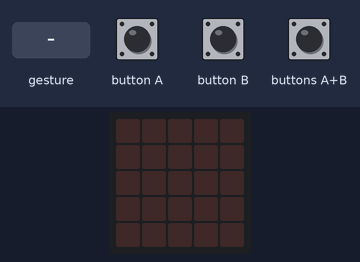
Recording of a program running on a simulated Calliope mini (MakeCode). Parts: the board's 5×5 LED display. The inputs (shaded band) are chosen by the test bench. A tilt is held for 1.5 s and a shake lasts 1 s, then the board lies face up again.

Above: at 1.2 s.
1.3 s: gesture 'shake'
At 2.7 s:
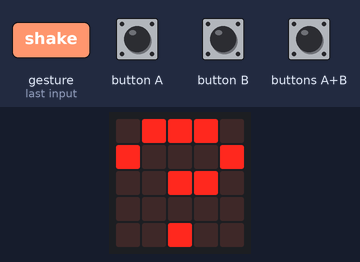
3.0 s: buttons A+B pressed for 0.15 s
At 4.3 s:
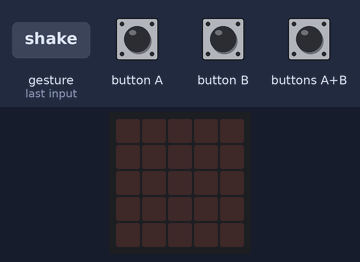
4.6 s: button A pressed for 0.15 s
At 5.0 s:
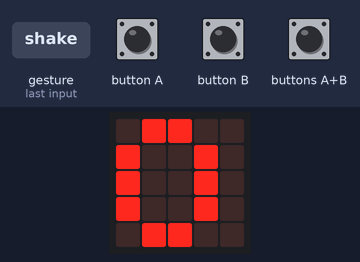
6.8 s: button B pressed for 0.15 s
At 7.4 s:
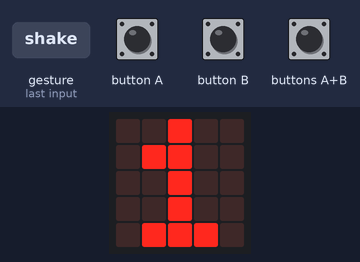
9.0 s: button B pressed for 1 s
At 10.8 s:
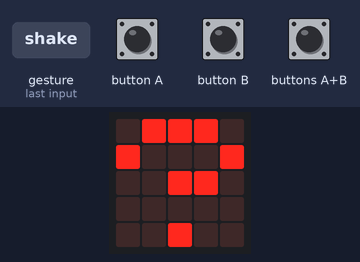
12.0 s: buttons A+B pressed for 1 s
At 13.8 s:
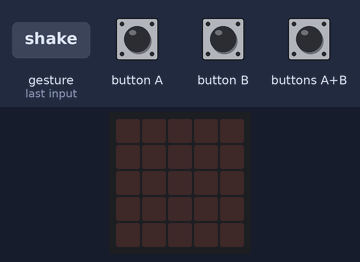
Timing chart, 0 to 15.3 s (numbered marks = the images above; inputs shaded):
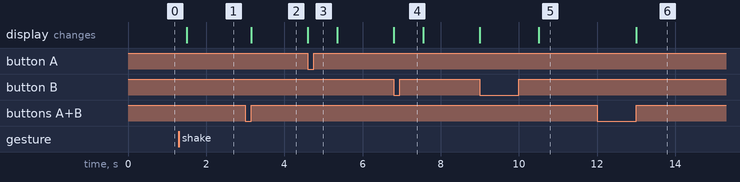

The program:

main.ts
```typescript
let Tastendrücke: number[] = []
input.onGesture(Gesture.Shake, function () {
    for (let Index = 0; Index <= 4; Index++) {
        basic.showNumber(Tastendrücke[Index])
    }
})
input.onButtonPressed(Button.AB, function () {
    Tastendrücke = []
    basic.clearScreen()
    while (Tastendrücke.length < 3) {
        if (input.buttonIsPressed(Button.A)) {
            Tastendrücke.push(0)
            while (input.buttonIsPressed(Button.A)) {
                basic.showNumber(0)
            }
        } else {
            if (input.buttonIsPressed(Button.B)) {
                Tastendrücke.push(1)
                while (input.buttonIsPressed(Button.B)) {
                    basic.showNumber(1)
                }
            }
        }
        basic.clearScreen()
    }
})
```

test.ts
```typescript
// Hier kann man Tests durchführen; diese Datei wird nicht kompiliert, wenn dieses Paket als Erweiterung verwendet wird.
```

Measured:
- after the input at 1.3 s, the display: changes after 0.20 s (image 1)
- after the input at 3.0 s, the display: changes after 0.15 s (image 2)
- after the input at 4.6 s, the display: changes at once (image 3)
- after the input at 6.8 s, the display: changes at once (image 4)
- after the input at 9.0 s, the display: first changes at once (image 5 shows a later state)
- after the input at 12.0 s, the display: changes after 1.0 s (image 6)
